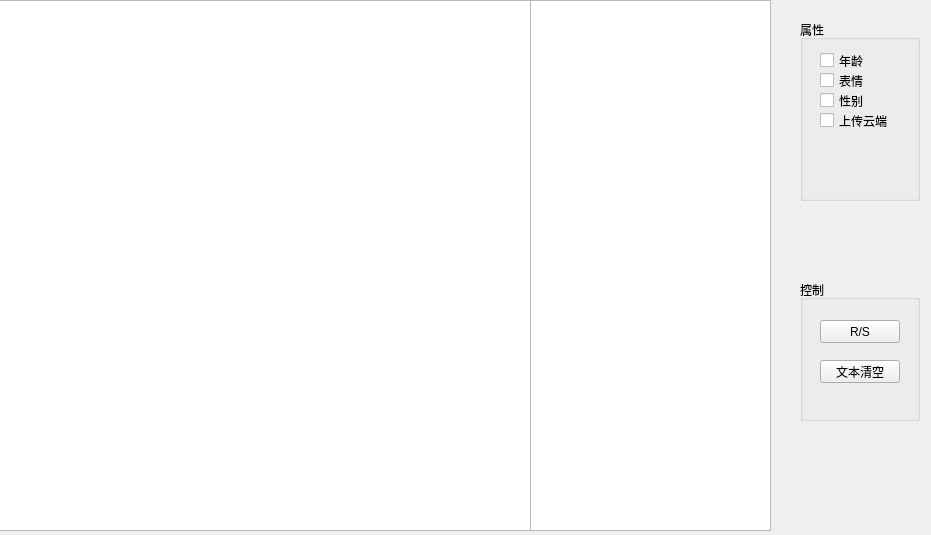
<?xml version="1.0" encoding="UTF-8"?>
<ui version="4.0">
 <class>sub_model</class>
 <widget class="QWidget" name="sub_model">
  <property name="geometry">
   <rect>
    <x>0</x>
    <y>0</y>
    <width>931</width>
    <height>535</height>
   </rect>
  </property>
  <property name="windowTitle">
   <string>Form</string>
  </property>
  <widget class="QGroupBox" name="Box_attribute">
   <property name="geometry">
    <rect>
     <x>800</x>
     <y>20</y>
     <width>120</width>
     <height>181</height>
    </rect>
   </property>
   <property name="title">
    <string>属性</string>
   </property>
   <widget class="QCheckBox" name="check_facial">
    <property name="geometry">
     <rect>
      <x>20</x>
      <y>50</y>
      <width>85</width>
      <height>21</height>
     </rect>
    </property>
    <property name="text">
     <string>表情</string>
    </property>
   </widget>
   <widget class="QCheckBox" name="check_gender">
    <property name="geometry">
     <rect>
      <x>20</x>
      <y>70</y>
      <width>85</width>
      <height>21</height>
     </rect>
    </property>
    <property name="text">
     <string>性别</string>
    </property>
   </widget>
   <widget class="QCheckBox" name="check_age">
    <property name="geometry">
     <rect>
      <x>20</x>
      <y>30</y>
      <width>85</width>
      <height>21</height>
     </rect>
    </property>
    <property name="text">
     <string>年龄</string>
    </property>
   </widget>
   <widget class="QCheckBox" name="check_upload">
    <property name="geometry">
     <rect>
      <x>20</x>
      <y>90</y>
      <width>85</width>
      <height>21</height>
     </rect>
    </property>
    <property name="text">
     <string>上传云端</string>
    </property>
   </widget>
  </widget>
  <widget class="QTextBrowser" name="textBrowser">
   <property name="geometry">
    <rect>
     <x>530</x>
     <y>0</y>
     <width>241</width>
     <height>531</height>
    </rect>
   </property>
  </widget>
  <widget class="QGroupBox" name="Box_cotrol">
   <property name="geometry">
    <rect>
     <x>800</x>
     <y>280</y>
     <width>120</width>
     <height>141</height>
    </rect>
   </property>
   <property name="title">
    <string>控制</string>
   </property>
   <widget class="QPushButton" name="pub_rs">
    <property name="geometry">
     <rect>
      <x>20</x>
      <y>40</y>
      <width>80</width>
      <height>23</height>
     </rect>
    </property>
    <property name="text">
     <string>R/S</string>
    </property>
   </widget>
   <widget class="QPushButton" name="pub_cleartext">
    <property name="geometry">
     <rect>
      <x>20</x>
      <y>80</y>
      <width>80</width>
      <height>23</height>
     </rect>
    </property>
    <property name="text">
     <string>文本清空</string>
    </property>
   </widget>
  </widget>
  <widget class="QGraphicsView" name="Graphic_main">
   <property name="geometry">
    <rect>
     <x>-10</x>
     <y>0</y>
     <width>541</width>
     <height>531</height>
    </rect>
   </property>
  </widget>
 </widget>
 <resources/>
 <connections/>
</ui>
